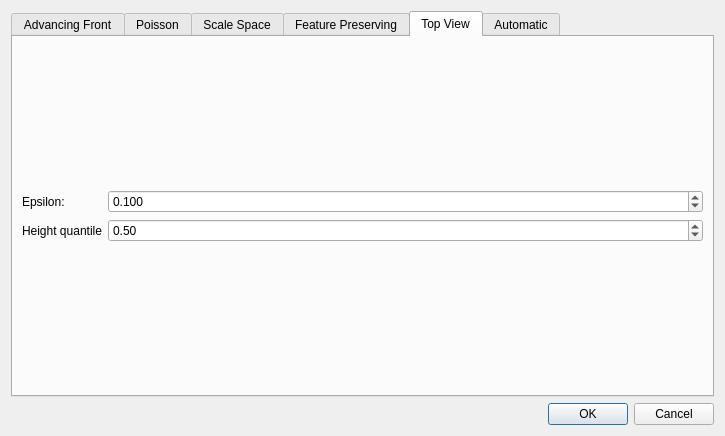
<?xml version="1.0" encoding="UTF-8"?>
<ui version="4.0">
 <class>SurfaceReconstructionDialog</class>
 <widget class="QDialog" name="SurfaceReconstructionDialog">
  <property name="geometry">
   <rect>
    <x>0</x>
    <y>0</y>
    <width>725</width>
    <height>436</height>
   </rect>
  </property>
  <property name="windowTitle">
   <string>Surface Reconstruction</string>
  </property>
  <layout class="QVBoxLayout" name="verticalLayout_7">
   <item>
    <widget class="QTabWidget" name="tabWidget">
     <property name="currentIndex">
      <number>4</number>
     </property>
     <widget class="QWidget" name="tab">
      <attribute name="title">
       <string>Advancing Front</string>
      </attribute>
      <layout class="QFormLayout" name="formLayout_5">
       <property name="fieldGrowthPolicy">
        <enum>QFormLayout::AllNonFixedFieldsGrow</enum>
       </property>
       <item row="1" column="0">
        <widget class="QLabel" name="label">
         <property name="text">
          <string>Longest edge</string>
         </property>
        </widget>
       </item>
       <item row="1" column="1">
        <widget class="QDoubleSpinBox" name="m_longestEdge">
         <property name="maximum">
          <double>999999999.000000000000000</double>
         </property>
        </widget>
       </item>
       <item row="3" column="0">
        <widget class="QLabel" name="label_9">
         <property name="text">
          <string>Radius ratio bound</string>
         </property>
        </widget>
       </item>
       <item row="3" column="1">
        <widget class="QDoubleSpinBox" name="m_radiusRatioBound">
         <property name="minimum">
          <double>0.010000000000000</double>
         </property>
         <property name="maximum">
          <double>1000.000000000000000</double>
         </property>
         <property name="value">
          <double>5.000000000000000</double>
         </property>
        </widget>
       </item>
       <item row="4" column="0">
        <widget class="QLabel" name="label_10">
         <property name="text">
          <string>Beta angle</string>
         </property>
        </widget>
       </item>
       <item row="4" column="1">
        <widget class="QDoubleSpinBox" name="m_betaAngle">
         <property name="suffix">
          <string>°</string>
         </property>
         <property name="maximum">
          <double>150.000000000000000</double>
         </property>
         <property name="value">
          <double>30.000000000000000</double>
         </property>
        </widget>
       </item>
       <item row="0" column="1">
        <spacer name="verticalSpacer_8">
         <property name="orientation">
          <enum>Qt::Vertical</enum>
         </property>
         <property name="sizeHint" stdset="0">
          <size>
           <width>20</width>
           <height>40</height>
          </size>
         </property>
        </spacer>
       </item>
       <item row="5" column="1">
        <spacer name="verticalSpacer_9">
         <property name="orientation">
          <enum>Qt::Vertical</enum>
         </property>
         <property name="sizeHint" stdset="0">
          <size>
           <width>20</width>
           <height>40</height>
          </size>
         </property>
        </spacer>
       </item>
      </layout>
     </widget>
     <widget class="QWidget" name="tab_2">
      <attribute name="title">
       <string>Poisson</string>
      </attribute>
      <layout class="QFormLayout" name="formLayout_6">
       <item row="1" column="0">
        <widget class="QLabel" name="label_5">
         <property name="text">
          <string>Min triangle angle:</string>
         </property>
        </widget>
       </item>
       <item row="1" column="1">
        <widget class="QDoubleSpinBox" name="m_inputAngle">
         <property name="suffix">
          <string> °</string>
         </property>
         <property name="minimum">
          <double>1.000000000000000</double>
         </property>
         <property name="maximum">
          <double>30.000000000000000</double>
         </property>
         <property name="value">
          <double>20.000000000000000</double>
         </property>
        </widget>
       </item>
       <item row="2" column="0">
        <widget class="QLabel" name="label_7">
         <property name="text">
          <string>Max triangle size:</string>
         </property>
        </widget>
       </item>
       <item row="2" column="1">
        <widget class="QDoubleSpinBox" name="m_inputRadius">
         <property name="suffix">
          <string> * average spacing</string>
         </property>
         <property name="decimals">
          <number>0</number>
         </property>
         <property name="minimum">
          <double>1.000000000000000</double>
         </property>
         <property name="maximum">
          <double>1000.000000000000000</double>
         </property>
         <property name="singleStep">
          <double>1.000000000000000</double>
         </property>
         <property name="value">
          <double>100.000000000000000</double>
         </property>
        </widget>
       </item>
       <item row="3" column="0">
        <widget class="QLabel" name="label_6">
         <property name="text">
          <string>Approximation error:</string>
         </property>
        </widget>
       </item>
       <item row="3" column="1">
        <widget class="QDoubleSpinBox" name="m_inputDistance">
         <property name="suffix">
          <string> * average spacing</string>
         </property>
         <property name="decimals">
          <number>6</number>
         </property>
         <property name="minimum">
          <double>0.010000000000000</double>
         </property>
         <property name="maximum">
          <double>100.000000000000000</double>
         </property>
         <property name="singleStep">
          <double>0.010000000000000</double>
         </property>
         <property name="value">
          <double>0.250000000000000</double>
         </property>
        </widget>
       </item>
       <item row="4" column="0">
        <widget class="QLabel" name="label_8">
         <property name="text">
          <string>Solver:</string>
         </property>
        </widget>
       </item>
       <item row="4" column="1">
        <widget class="QComboBox" name="m_inputSolver">
         <property name="toolTip">
          <string extracomment="Name of the sparse solver"/>
         </property>
        </widget>
       </item>
       <item row="5" column="0">
        <widget class="QCheckBox" name="m_inputTwoPasses">
         <property name="text">
          <string>Perform two passes</string>
         </property>
        </widget>
       </item>
       <item row="6" column="0">
        <widget class="QCheckBox" name="m_doNotFillHoles">
         <property name="text">
          <string>Do not fill holes</string>
         </property>
        </widget>
       </item>
       <item row="0" column="1">
        <spacer name="verticalSpacer_10">
         <property name="orientation">
          <enum>Qt::Vertical</enum>
         </property>
         <property name="sizeHint" stdset="0">
          <size>
           <width>20</width>
           <height>40</height>
          </size>
         </property>
        </spacer>
       </item>
       <item row="6" column="1">
        <spacer name="verticalSpacer_11">
         <property name="orientation">
          <enum>Qt::Vertical</enum>
         </property>
         <property name="sizeHint" stdset="0">
          <size>
           <width>20</width>
           <height>40</height>
          </size>
         </property>
        </spacer>
       </item>
      </layout>
     </widget>
     <widget class="QWidget" name="tab_3">
      <attribute name="title">
       <string>Scale Space</string>
      </attribute>
      <layout class="QHBoxLayout" name="horizontalLayout">
       <item>
        <layout class="QVBoxLayout" name="verticalLayout">
         <item>
          <widget class="QGroupBox" name="groupBox">
           <property name="title">
            <string>Smoothing Method</string>
           </property>
           <layout class="QVBoxLayout" name="verticalLayout_5">
            <item>
             <layout class="QHBoxLayout" name="horizontalLayout_2">
              <item>
               <widget class="QLabel" name="label_3">
                <property name="text">
                 <string>Iterations</string>
                </property>
               </widget>
              </item>
              <item>
               <widget class="QSpinBox" name="m_iterations">
                <property name="minimum">
                 <number>1</number>
                </property>
                <property name="maximum">
                 <number>1000000</number>
                </property>
                <property name="value">
                 <number>4</number>
                </property>
               </widget>
              </item>
             </layout>
            </item>
            <item>
             <spacer name="verticalSpacer">
              <property name="orientation">
               <enum>Qt::Vertical</enum>
              </property>
              <property name="sizeHint" stdset="0">
               <size>
                <width>20</width>
                <height>40</height>
               </size>
              </property>
             </spacer>
            </item>
            <item>
             <widget class="QRadioButton" name="m_scalespace_jet">
              <property name="text">
               <string>Jet</string>
              </property>
              <property name="checked">
               <bool>true</bool>
              </property>
             </widget>
            </item>
            <item>
             <widget class="QFrame" name="frame_jet">
              <property name="frameShape">
               <enum>QFrame::StyledPanel</enum>
              </property>
              <property name="frameShadow">
               <enum>QFrame::Raised</enum>
              </property>
              <layout class="QFormLayout" name="formLayout_3">
               <item row="0" column="0">
                <widget class="QLabel" name="label_13">
                 <property name="text">
                  <string>Number of neighbors</string>
                 </property>
                </widget>
               </item>
               <item row="0" column="1">
                <widget class="QSpinBox" name="m_neighbors">
                 <property name="minimum">
                  <number>1</number>
                 </property>
                 <property name="maximum">
                  <number>100000</number>
                 </property>
                 <property name="value">
                  <number>12</number>
                 </property>
                </widget>
               </item>
               <item row="1" column="0">
                <widget class="QLabel" name="degreeFittingLabel">
                 <property name="text">
                  <string>Degree fitting</string>
                 </property>
                </widget>
               </item>
               <item row="1" column="1">
                <widget class="QSpinBox" name="m_fitting">
                 <property name="minimum">
                  <number>1</number>
                 </property>
                 <property name="maximum">
                  <number>2</number>
                 </property>
                 <property name="value">
                  <number>2</number>
                 </property>
                </widget>
               </item>
               <item row="2" column="0">
                <widget class="QLabel" name="degreeMongeLabel">
                 <property name="text">
                  <string>Degree monge</string>
                 </property>
                </widget>
               </item>
               <item row="2" column="1">
                <widget class="QSpinBox" name="m_monge">
                 <property name="minimum">
                  <number>1</number>
                 </property>
                 <property name="maximum">
                  <number>2</number>
                 </property>
                 <property name="value">
                  <number>2</number>
                 </property>
                </widget>
               </item>
              </layout>
             </widget>
            </item>
            <item>
             <spacer name="verticalSpacer_2">
              <property name="orientation">
               <enum>Qt::Vertical</enum>
              </property>
              <property name="sizeHint" stdset="0">
               <size>
                <width>20</width>
                <height>40</height>
               </size>
              </property>
             </spacer>
            </item>
            <item>
             <widget class="QRadioButton" name="m_scalespace_pca">
              <property name="text">
               <string>Weighted PCA</string>
              </property>
             </widget>
            </item>
            <item>
             <widget class="QFrame" name="frame_pca">
              <property name="enabled">
               <bool>false</bool>
              </property>
              <property name="frameShape">
               <enum>QFrame::StyledPanel</enum>
              </property>
              <property name="frameShadow">
               <enum>QFrame::Raised</enum>
              </property>
              <layout class="QFormLayout" name="formLayout">
               <item row="0" column="0">
                <widget class="QLabel" name="label_2">
                 <property name="text">
                  <string>Average neighborhood size</string>
                 </property>
                </widget>
               </item>
               <item row="0" column="1">
                <widget class="QSpinBox" name="m_neighborhood_size">
                 <property name="minimum">
                  <number>0</number>
                 </property>
                 <property name="maximum">
                  <number>100000</number>
                 </property>
                 <property name="value">
                  <number>30</number>
                 </property>
                </widget>
               </item>
               <item row="1" column="0">
                <widget class="QLabel" name="label_4">
                 <property name="text">
                  <string>Size of sample to estimate neighborhood</string>
                 </property>
                </widget>
               </item>
               <item row="1" column="1">
                <widget class="QSpinBox" name="m_samples">
                 <property name="maximum">
                  <number>1000000</number>
                 </property>
                 <property name="value">
                  <number>200</number>
                 </property>
                </widget>
               </item>
              </layout>
             </widget>
            </item>
            <item>
             <spacer name="verticalSpacer_3">
              <property name="orientation">
               <enum>Qt::Vertical</enum>
              </property>
              <property name="sizeHint" stdset="0">
               <size>
                <width>20</width>
                <height>40</height>
               </size>
              </property>
             </spacer>
            </item>
           </layout>
          </widget>
         </item>
        </layout>
       </item>
       <item>
        <widget class="Line" name="line">
         <property name="orientation">
          <enum>Qt::Vertical</enum>
         </property>
        </widget>
       </item>
       <item>
        <layout class="QVBoxLayout" name="verticalLayout_2">
         <item>
          <widget class="QGroupBox" name="groupBox_2">
           <property name="title">
            <string>Meshing Method</string>
           </property>
           <layout class="QVBoxLayout" name="verticalLayout_6">
            <item>
             <widget class="QCheckBox" name="m_genSmooth">
              <property name="text">
               <string>Output smoothed version</string>
              </property>
              <property name="checked">
               <bool>false</bool>
              </property>
             </widget>
            </item>
            <item>
             <spacer name="verticalSpacer_4">
              <property name="orientation">
               <enum>Qt::Vertical</enum>
              </property>
              <property name="sizeHint" stdset="0">
               <size>
                <width>20</width>
                <height>40</height>
               </size>
              </property>
             </spacer>
            </item>
            <item>
             <widget class="QRadioButton" name="m_scalespace_af">
              <property name="text">
               <string>Advancing Front</string>
              </property>
              <property name="checked">
               <bool>true</bool>
              </property>
             </widget>
            </item>
            <item>
             <widget class="QFrame" name="frame_af">
              <property name="frameShape">
               <enum>QFrame::StyledPanel</enum>
              </property>
              <property name="frameShadow">
               <enum>QFrame::Raised</enum>
              </property>
              <layout class="QFormLayout" name="formLayout_4">
               <item row="0" column="0">
                <widget class="QLabel" name="label_14">
                 <property name="text">
                  <string>Longest edge</string>
                 </property>
                </widget>
               </item>
               <item row="0" column="1">
                <widget class="QDoubleSpinBox" name="m_longestEdge_2">
                 <property name="maximum">
                  <double>999999999.000000000000000</double>
                 </property>
                </widget>
               </item>
               <item row="2" column="1">
                <widget class="QDoubleSpinBox" name="m_betaAngle_2">
                 <property name="suffix">
                  <string>°</string>
                 </property>
                 <property name="maximum">
                  <double>150.000000000000000</double>
                 </property>
                 <property name="value">
                  <double>30.000000000000000</double>
                 </property>
                </widget>
               </item>
               <item row="1" column="1">
                <widget class="QDoubleSpinBox" name="m_radiusRatioBound_2">
                 <property name="minimum">
                  <double>0.010000000000000</double>
                 </property>
                 <property name="maximum">
                  <double>1000.000000000000000</double>
                 </property>
                 <property name="value">
                  <double>5.000000000000000</double>
                 </property>
                </widget>
               </item>
               <item row="1" column="0">
                <widget class="QLabel" name="label_16">
                 <property name="text">
                  <string>Radius ratio bound</string>
                 </property>
                </widget>
               </item>
               <item row="2" column="0">
                <widget class="QLabel" name="label_15">
                 <property name="text">
                  <string>Beta angle</string>
                 </property>
                </widget>
               </item>
              </layout>
             </widget>
            </item>
            <item>
             <spacer name="verticalSpacer_5">
              <property name="orientation">
               <enum>Qt::Vertical</enum>
              </property>
              <property name="sizeHint" stdset="0">
               <size>
                <width>20</width>
                <height>40</height>
               </size>
              </property>
             </spacer>
            </item>
            <item>
             <widget class="QRadioButton" name="m_scalespace_as">
              <property name="text">
               <string>Alpha Shape</string>
              </property>
             </widget>
            </item>
            <item>
             <widget class="QFrame" name="frame_as">
              <property name="enabled">
               <bool>false</bool>
              </property>
              <property name="frameShape">
               <enum>QFrame::StyledPanel</enum>
              </property>
              <property name="frameShadow">
               <enum>QFrame::Raised</enum>
              </property>
              <layout class="QVBoxLayout" name="verticalLayout_3">
               <item>
                <widget class="QCheckBox" name="m_genShells">
                 <property name="text">
                  <string>Generate separate shells</string>
                 </property>
                 <property name="checked">
                  <bool>false</bool>
                 </property>
                </widget>
               </item>
               <item>
                <widget class="QCheckBox" name="m_forceManifold">
                 <property name="text">
                  <string>Force manifold output</string>
                 </property>
                 <property name="checked">
                  <bool>true</bool>
                 </property>
                </widget>
               </item>
              </layout>
             </widget>
            </item>
            <item>
             <spacer name="verticalSpacer_6">
              <property name="orientation">
               <enum>Qt::Vertical</enum>
              </property>
              <property name="sizeHint" stdset="0">
               <size>
                <width>20</width>
                <height>8</height>
               </size>
              </property>
             </spacer>
            </item>
           </layout>
          </widget>
         </item>
        </layout>
       </item>
      </layout>
     </widget>
     <widget class="QWidget" name="tab_4">
      <attribute name="title">
       <string>Feature Preserving</string>
      </attribute>
      <layout class="QFormLayout" name="formLayout_7">
       <property name="fieldGrowthPolicy">
        <enum>QFormLayout::AllNonFixedFieldsGrow</enum>
       </property>
       <item row="0" column="1">
        <spacer name="verticalSpacer_12">
         <property name="orientation">
          <enum>Qt::Vertical</enum>
         </property>
         <property name="sizeHint" stdset="0">
          <size>
           <width>20</width>
           <height>40</height>
          </size>
         </property>
        </spacer>
       </item>
       <item row="1" column="0">
        <widget class="QRadioButton" name="m_regionGrowing">
         <property name="text">
          <string>Region growing</string>
         </property>
         <property name="checked">
          <bool>true</bool>
         </property>
        </widget>
       </item>
       <item row="2" column="0">
        <widget class="QRadioButton" name="m_RANSAC">
         <property name="text">
          <string>RANSAC</string>
         </property>
        </widget>
       </item>
       <item row="3" column="0">
        <widget class="QLabel" name="connectivityToleranceLabel">
         <property name="text">
          <string>Connectivity tolerance</string>
         </property>
        </widget>
       </item>
       <item row="3" column="1">
        <widget class="QDoubleSpinBox" name="m_connectivityTolerance">
         <property name="decimals">
          <number>3</number>
         </property>
         <property name="minimum">
          <double>0.001000000000000</double>
         </property>
         <property name="singleStep">
          <double>0.010000000000000</double>
         </property>
         <property name="value">
          <double>0.010000000000000</double>
         </property>
        </widget>
       </item>
       <item row="4" column="0">
        <widget class="QLabel" name="noiseToleranceLabel">
         <property name="text">
          <string>Noise tolerance</string>
         </property>
        </widget>
       </item>
       <item row="4" column="1">
        <widget class="QDoubleSpinBox" name="m_noiseTolerance">
         <property name="decimals">
          <number>3</number>
         </property>
         <property name="minimum">
          <double>0.001000000000000</double>
         </property>
         <property name="singleStep">
          <double>0.001000000000000</double>
         </property>
        </widget>
       </item>
       <item row="6" column="0">
        <widget class="QLabel" name="normalToleranceLabel">
         <property name="text">
          <string>Normal tolerance</string>
         </property>
        </widget>
       </item>
       <item row="6" column="1">
        <widget class="QDoubleSpinBox" name="m_normalTolerance">
         <property name="minimum">
          <double>0.010000000000000</double>
         </property>
         <property name="maximum">
          <double>1.000000000000000</double>
         </property>
         <property name="singleStep">
          <double>0.010000000000000</double>
         </property>
         <property name="value">
          <double>0.900000000000000</double>
         </property>
        </widget>
       </item>
       <item row="7" column="0">
        <widget class="QLabel" name="minimumSizeOfSubsetLabel">
         <property name="text">
          <string>Minimum size of subset</string>
         </property>
        </widget>
       </item>
       <item row="7" column="1">
        <widget class="QSpinBox" name="m_minSizeSubset">
         <property name="minimum">
          <number>1</number>
         </property>
         <property name="maximum">
          <number>1000000000</number>
         </property>
         <property name="singleStep">
          <number>10</number>
         </property>
         <property name="value">
          <number>100</number>
         </property>
        </widget>
       </item>
       <item row="8" column="0">
        <widget class="QCheckBox" name="m_generateStructured">
         <property name="text">
          <string>Generate structured point set</string>
         </property>
        </widget>
       </item>
       <item row="8" column="1">
        <spacer name="verticalSpacer_13">
         <property name="orientation">
          <enum>Qt::Vertical</enum>
         </property>
         <property name="sizeHint" stdset="0">
          <size>
           <width>20</width>
           <height>40</height>
          </size>
         </property>
        </spacer>
       </item>
      </layout>
     </widget>
     <widget class="QWidget" name="tab_6">
      <attribute name="title">
       <string>Top View</string>
      </attribute>
      <layout class="QVBoxLayout" name="verticalLayout_8">
       <item>
        <spacer name="verticalSpacer_15">
         <property name="orientation">
          <enum>Qt::Vertical</enum>
         </property>
         <property name="sizeHint" stdset="0">
          <size>
           <width>20</width>
           <height>75</height>
          </size>
         </property>
        </spacer>
       </item>
       <item>
        <layout class="QFormLayout" name="formLayout_5">
         <property name="fieldGrowthPolicy">
          <enum>QFormLayout::AllNonFixedFieldsGrow</enum>
         </property>
         <item row="0" column="0">
          <widget class="QLabel" name="label_11">
           <property name="text">
            <string>Epsilon:</string>
           </property>
          </widget>
         </item>
         <item row="0" column="1">
          <widget class="QDoubleSpinBox" name="m_epsilon_field">
           <property name="toolTip">
            <string>Fitting tolerance in Euclidean distance</string>
           </property>
           <property name="decimals">
            <number>3</number>
           </property>
           <property name="maximum">
            <double>100000.000000000000000</double>
           </property>
           <property name="singleStep">
            <double>0.001000000000000</double>
           </property>
           <property name="value">
            <double>0.100000000000000</double>
           </property>
          </widget>
         </item>
         <item row="1" column="0">
          <widget class="QLabel" name="heightQuantileLabel">
           <property name="text">
            <string>Height quantile</string>
           </property>
          </widget>
         </item>
         <item row="1" column="1">
          <widget class="QDoubleSpinBox" name="m_quantile">
           <property name="maximum">
            <double>1.000000000000000</double>
           </property>
           <property name="singleStep">
            <double>0.100000000000000</double>
           </property>
           <property name="value">
            <double>0.500000000000000</double>
           </property>
          </widget>
         </item>
        </layout>
       </item>
       <item>
        <spacer name="verticalSpacer_16">
         <property name="orientation">
          <enum>Qt::Vertical</enum>
         </property>
         <property name="sizeHint" stdset="0">
          <size>
           <width>20</width>
           <height>74</height>
          </size>
         </property>
        </spacer>
       </item>
      </layout>
     </widget>
     <widget class="QWidget" name="tab_5">
      <attribute name="title">
       <string>Automatic</string>
      </attribute>
      <layout class="QVBoxLayout" name="verticalLayout_4">
       <item>
        <spacer name="verticalSpacer_14">
         <property name="orientation">
          <enum>Qt::Vertical</enum>
         </property>
         <property name="sizeHint" stdset="0">
          <size>
           <width>20</width>
           <height>40</height>
          </size>
         </property>
        </spacer>
       </item>
       <item>
        <widget class="QCheckBox" name="m_boundaries">
         <property name="text">
          <string>Output surface has boundaries</string>
         </property>
         <property name="checked">
          <bool>true</bool>
         </property>
        </widget>
       </item>
       <item>
        <widget class="QCheckBox" name="m_interpolate">
         <property name="text">
          <string>Output surface must pass exactly through input points</string>
         </property>
         <property name="checked">
          <bool>true</bool>
         </property>
        </widget>
       </item>
       <item>
        <spacer name="verticalSpacer_7">
         <property name="orientation">
          <enum>Qt::Vertical</enum>
         </property>
         <property name="sizeHint" stdset="0">
          <size>
           <width>20</width>
           <height>40</height>
          </size>
         </property>
        </spacer>
       </item>
      </layout>
     </widget>
    </widget>
   </item>
   <item>
    <widget class="QDialogButtonBox" name="buttonBox">
     <property name="standardButtons">
      <set>QDialogButtonBox::Cancel|QDialogButtonBox::Ok</set>
     </property>
    </widget>
   </item>
  </layout>
 </widget>
 <resources/>
 <connections>
  <connection>
   <sender>buttonBox</sender>
   <signal>accepted()</signal>
   <receiver>SurfaceReconstructionDialog</receiver>
   <slot>accept()</slot>
   <hints>
    <hint type="sourcelabel">
     <x>198</x>
     <y>640</y>
    </hint>
    <hint type="destinationlabel">
     <x>198</x>
     <y>331</y>
    </hint>
   </hints>
  </connection>
  <connection>
   <sender>buttonBox</sender>
   <signal>rejected()</signal>
   <receiver>SurfaceReconstructionDialog</receiver>
   <slot>reject()</slot>
   <hints>
    <hint type="sourcelabel">
     <x>198</x>
     <y>640</y>
    </hint>
    <hint type="destinationlabel">
     <x>198</x>
     <y>331</y>
    </hint>
   </hints>
  </connection>
  <connection>
   <sender>m_scalespace_jet</sender>
   <signal>toggled(bool)</signal>
   <receiver>frame_jet</receiver>
   <slot>setEnabled(bool)</slot>
   <hints>
    <hint type="sourcelabel">
     <x>215</x>
     <y>87</y>
    </hint>
    <hint type="destinationlabel">
     <x>215</x>
     <y>158</y>
    </hint>
   </hints>
  </connection>
  <connection>
   <sender>m_scalespace_pca</sender>
   <signal>toggled(bool)</signal>
   <receiver>frame_pca</receiver>
   <slot>setEnabled(bool)</slot>
   <hints>
    <hint type="sourcelabel">
     <x>215</x>
     <y>236</y>
    </hint>
    <hint type="destinationlabel">
     <x>215</x>
     <y>307</y>
    </hint>
   </hints>
  </connection>
  <connection>
   <sender>m_scalespace_af</sender>
   <signal>toggled(bool)</signal>
   <receiver>frame_af</receiver>
   <slot>setEnabled(bool)</slot>
   <hints>
    <hint type="sourcelabel">
     <x>565</x>
     <y>92</y>
    </hint>
    <hint type="destinationlabel">
     <x>565</x>
     <y>163</y>
    </hint>
   </hints>
  </connection>
  <connection>
   <sender>m_scalespace_as</sender>
   <signal>toggled(bool)</signal>
   <receiver>frame_as</receiver>
   <slot>setEnabled(bool)</slot>
   <hints>
    <hint type="sourcelabel">
     <x>565</x>
     <y>246</y>
    </hint>
    <hint type="destinationlabel">
     <x>565</x>
     <y>308</y>
    </hint>
   </hints>
  </connection>
 </connections>
</ui>
